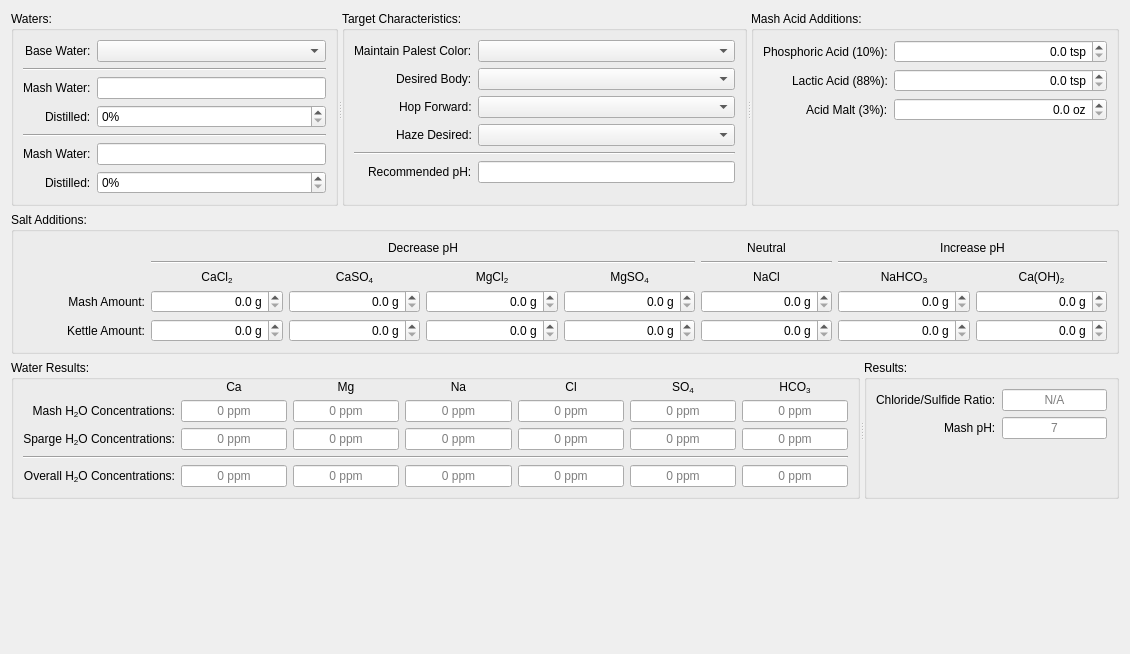
<?xml version="1.0" encoding="UTF-8"?>
<ui version="4.0">
 <class>TabWater</class>
 <widget class="QWidget" name="TabWater">
  <property name="geometry">
   <rect>
    <x>0</x>
    <y>0</y>
    <width>1130</width>
    <height>654</height>
   </rect>
  </property>
  <property name="windowTitle">
   <string>Form</string>
  </property>
  <layout class="QVBoxLayout" name="verticalLayout">
   <item>
    <widget class="QSplitter" name="splitter">
     <property name="orientation">
      <enum>Qt::Horizontal</enum>
     </property>
     <widget class="QGroupBox" name="group_waters">
      <property name="title">
       <string>Waters:</string>
      </property>
      <layout class="QFormLayout" name="formLayout_3">
       <property name="labelAlignment">
        <set>Qt::AlignRight|Qt::AlignTrailing|Qt::AlignVCenter</set>
       </property>
       <item row="0" column="0">
        <widget class="QLabel" name="lbl_base">
         <property name="text">
          <string>Base Water:</string>
         </property>
        </widget>
       </item>
       <item row="0" column="1">
        <widget class="QComboBox" name="base"/>
       </item>
       <item row="1" column="0" colspan="2">
        <widget class="Line" name="line_3">
         <property name="orientation">
          <enum>Qt::Horizontal</enum>
         </property>
        </widget>
       </item>
       <item row="2" column="0">
        <widget class="QLabel" name="lbl_strikeWater">
         <property name="text">
          <string>Mash Water:</string>
         </property>
        </widget>
       </item>
       <item row="2" column="1">
        <widget class="QLineEdit" name="strikeVolume">
         <property name="readOnly">
          <bool>true</bool>
         </property>
        </widget>
       </item>
       <item row="3" column="0">
        <widget class="QLabel" name="lbl_strikeDistilled">
         <property name="text">
          <string>Distilled:</string>
         </property>
        </widget>
       </item>
       <item row="3" column="1">
        <widget class="QSpinBox" name="strikeDistilled">
         <property name="suffix">
          <string>%</string>
         </property>
         <property name="maximum">
          <number>100</number>
         </property>
        </widget>
       </item>
       <item row="4" column="0" colspan="2">
        <widget class="Line" name="line_4">
         <property name="orientation">
          <enum>Qt::Horizontal</enum>
         </property>
        </widget>
       </item>
       <item row="5" column="1">
        <widget class="QLineEdit" name="spargeVolume">
         <property name="readOnly">
          <bool>true</bool>
         </property>
        </widget>
       </item>
       <item row="5" column="0">
        <widget class="QLabel" name="lbl_spargeWater">
         <property name="text">
          <string>Mash Water:</string>
         </property>
        </widget>
       </item>
       <item row="6" column="0">
        <widget class="QLabel" name="lbl_spargeDistilled">
         <property name="text">
          <string>Distilled:</string>
         </property>
        </widget>
       </item>
       <item row="6" column="1">
        <widget class="QSpinBox" name="spargeDistilled">
         <property name="suffix">
          <string>%</string>
         </property>
         <property name="maximum">
          <number>100</number>
         </property>
        </widget>
       </item>
      </layout>
     </widget>
     <widget class="QGroupBox" name="group_targets">
      <property name="title">
       <string>Target Characteristics:</string>
      </property>
      <layout class="QFormLayout" name="formLayout">
       <property name="labelAlignment">
        <set>Qt::AlignRight|Qt::AlignTrailing|Qt::AlignVCenter</set>
       </property>
       <item row="0" column="0">
        <widget class="QLabel" name="lbl_pale">
         <property name="text">
          <string>Maintain Palest Color:</string>
         </property>
        </widget>
       </item>
       <item row="0" column="1">
        <widget class="QComboBox" name="pale"/>
       </item>
       <item row="1" column="0">
        <widget class="QLabel" name="lbl_body">
         <property name="text">
          <string>Desired Body:</string>
         </property>
        </widget>
       </item>
       <item row="1" column="1">
        <widget class="QComboBox" name="body">
         <property name="currentText">
          <string/>
         </property>
        </widget>
       </item>
       <item row="2" column="0">
        <widget class="QLabel" name="lbl_hopForward">
         <property name="text">
          <string>Hop Forward:</string>
         </property>
        </widget>
       </item>
       <item row="2" column="1">
        <widget class="QComboBox" name="hopForward"/>
       </item>
       <item row="3" column="0">
        <widget class="QLabel" name="lbl_hazeDesired">
         <property name="text">
          <string>Haze Desired:</string>
         </property>
        </widget>
       </item>
       <item row="3" column="1">
        <widget class="QComboBox" name="hazeDesired"/>
       </item>
       <item row="4" column="0" colspan="2">
        <widget class="Line" name="line">
         <property name="orientation">
          <enum>Qt::Horizontal</enum>
         </property>
        </widget>
       </item>
       <item row="5" column="0">
        <widget class="QLabel" name="lbl_recommended">
         <property name="text">
          <string>Recommended pH:</string>
         </property>
        </widget>
       </item>
       <item row="5" column="1">
        <widget class="QLineEdit" name="recommended">
         <property name="toolTip">
          <string>Credit for this goes to VikeMan's BrewCipher.</string>
         </property>
         <property name="readOnly">
          <bool>true</bool>
         </property>
        </widget>
       </item>
      </layout>
     </widget>
     <widget class="QGroupBox" name="group_acids">
      <property name="title">
       <string>Mash Acid Additions:</string>
      </property>
      <layout class="QFormLayout" name="formLayout_2">
       <property name="labelAlignment">
        <set>Qt::AlignRight|Qt::AlignTrailing|Qt::AlignVCenter</set>
       </property>
       <item row="0" column="0">
        <widget class="QLabel" name="lbl_phosphoric">
         <property name="text">
          <string>Phosphoric Acid (10%):</string>
         </property>
        </widget>
       </item>
       <item row="0" column="1">
        <widget class="QDoubleSpinBox" name="phosphoric">
         <property name="alignment">
          <set>Qt::AlignRight|Qt::AlignTrailing|Qt::AlignVCenter</set>
         </property>
         <property name="suffix">
          <string> tsp</string>
         </property>
         <property name="decimals">
          <number>1</number>
         </property>
        </widget>
       </item>
       <item row="1" column="0">
        <widget class="QLabel" name="lbl_lactic">
         <property name="text">
          <string>Lactic Acid (88%):</string>
         </property>
        </widget>
       </item>
       <item row="1" column="1">
        <widget class="QDoubleSpinBox" name="lactic">
         <property name="alignment">
          <set>Qt::AlignRight|Qt::AlignTrailing|Qt::AlignVCenter</set>
         </property>
         <property name="suffix">
          <string> tsp</string>
         </property>
         <property name="decimals">
          <number>1</number>
         </property>
        </widget>
       </item>
       <item row="2" column="0">
        <widget class="QLabel" name="lbl_acidMalt">
         <property name="text">
          <string>Acid Malt (3%):</string>
         </property>
        </widget>
       </item>
       <item row="2" column="1">
        <widget class="QDoubleSpinBox" name="acidMalt">
         <property name="alignment">
          <set>Qt::AlignRight|Qt::AlignTrailing|Qt::AlignVCenter</set>
         </property>
         <property name="suffix">
          <string> oz</string>
         </property>
         <property name="decimals">
          <number>1</number>
         </property>
        </widget>
       </item>
      </layout>
     </widget>
    </widget>
   </item>
   <item>
    <widget class="QGroupBox" name="group_salts">
     <property name="toolTip">
      <string>Enter amounts of salts (in grams) that you'll add to the Mash and to the Kettle.  There is no reason that they need to be the same or proportional.

Salts added to the mash will affect both pH and flavor (except NaCl, which only affects flavor).

Salts added to the kettle will affect flavor. </string>
     </property>
     <property name="title">
      <string>Salt Additions:</string>
     </property>
     <layout class="QGridLayout" name="gridLayout">
      <property name="leftMargin">
       <number>0</number>
      </property>
      <item row="0" column="5">
       <widget class="QLabel" name="lbl_neutral">
        <property name="text">
         <string>Neutral</string>
        </property>
        <property name="alignment">
         <set>Qt::AlignCenter</set>
        </property>
       </widget>
      </item>
      <item row="1" column="1" colspan="4">
       <widget class="Line" name="line_2">
        <property name="orientation">
         <enum>Qt::Horizontal</enum>
        </property>
       </widget>
      </item>
      <item row="1" column="5">
       <widget class="Line" name="line_7">
        <property name="orientation">
         <enum>Qt::Horizontal</enum>
        </property>
       </widget>
      </item>
      <item row="1" column="6" colspan="2">
       <widget class="Line" name="line_8">
        <property name="orientation">
         <enum>Qt::Horizontal</enum>
        </property>
       </widget>
      </item>
      <item row="2" column="1">
       <widget class="QLabel" name="lbl_cacl2">
        <property name="toolTip">
         <string>Calcium chloride</string>
        </property>
        <property name="text">
         <string>&lt;html&gt;&lt;head/&gt;&lt;body&gt;&lt;p&gt;CaCl&lt;span style=&quot; vertical-align:sub;&quot;&gt;2&lt;/span&gt;&lt;/p&gt;&lt;/body&gt;&lt;/html&gt;</string>
        </property>
        <property name="alignment">
         <set>Qt::AlignCenter</set>
        </property>
       </widget>
      </item>
      <item row="2" column="2">
       <widget class="QLabel" name="lbl_caso4">
        <property name="toolTip">
         <string>Calcium sulfate (Gypsum)</string>
        </property>
        <property name="text">
         <string>&lt;html&gt;&lt;head/&gt;&lt;body&gt;&lt;p&gt;CaSO&lt;span style=&quot; vertical-align:sub;&quot;&gt;4&lt;/span&gt;&lt;/p&gt;&lt;/body&gt;&lt;/html&gt;</string>
        </property>
        <property name="alignment">
         <set>Qt::AlignCenter</set>
        </property>
       </widget>
      </item>
      <item row="2" column="3">
       <widget class="QLabel" name="lbl_mgcl2">
        <property name="toolTip">
         <string>Magnesium chloride</string>
        </property>
        <property name="text">
         <string>&lt;html&gt;&lt;head/&gt;&lt;body&gt;&lt;p&gt;MgCl&lt;span style=&quot; vertical-align:sub;&quot;&gt;2&lt;/span&gt;&lt;/p&gt;&lt;/body&gt;&lt;/html&gt;</string>
        </property>
        <property name="alignment">
         <set>Qt::AlignCenter</set>
        </property>
       </widget>
      </item>
      <item row="2" column="4">
       <widget class="QLabel" name="lbl_mgso4">
        <property name="toolTip">
         <string>Magnesium sulfate (Epsom Salts)</string>
        </property>
        <property name="text">
         <string>&lt;html&gt;&lt;head/&gt;&lt;body&gt;&lt;p&gt;MgSO&lt;span style=&quot; vertical-align:sub;&quot;&gt;4&lt;/span&gt;&lt;/p&gt;&lt;/body&gt;&lt;/html&gt;</string>
        </property>
        <property name="alignment">
         <set>Qt::AlignCenter</set>
        </property>
       </widget>
      </item>
      <item row="2" column="5">
       <widget class="QLabel" name="lbl_nacl">
        <property name="toolTip">
         <string>Sodium chloride (Table Salt)</string>
        </property>
        <property name="text">
         <string>NaCl</string>
        </property>
        <property name="alignment">
         <set>Qt::AlignCenter</set>
        </property>
       </widget>
      </item>
      <item row="2" column="6">
       <widget class="QLabel" name="lbl_nahco3">
        <property name="toolTip">
         <string>Sodum Bicarbonate (Baking Soda)</string>
        </property>
        <property name="text">
         <string>&lt;html&gt;&lt;head/&gt;&lt;body&gt;&lt;p&gt;NaHCO&lt;span style=&quot; vertical-align:sub;&quot;&gt;3&lt;/span&gt;&lt;/p&gt;&lt;/body&gt;&lt;/html&gt;</string>
        </property>
        <property name="alignment">
         <set>Qt::AlignCenter</set>
        </property>
       </widget>
      </item>
      <item row="2" column="7">
       <widget class="QLabel" name="lbl_caoh2">
        <property name="toolTip">
         <string>Calcium hydroxide (Slaked Lime)</string>
        </property>
        <property name="text">
         <string>&lt;html&gt;&lt;head/&gt;&lt;body&gt;&lt;p&gt;Ca(OH)&lt;span style=&quot; vertical-align:sub;&quot;&gt;2&lt;/span&gt;&lt;/p&gt;&lt;/body&gt;&lt;/html&gt;</string>
        </property>
        <property name="alignment">
         <set>Qt::AlignCenter</set>
        </property>
       </widget>
      </item>
      <item row="3" column="0">
       <widget class="QLabel" name="lbl_mashSalts">
        <property name="text">
         <string>Mash Amount:</string>
        </property>
        <property name="alignment">
         <set>Qt::AlignRight|Qt::AlignTrailing|Qt::AlignVCenter</set>
        </property>
       </widget>
      </item>
      <item row="3" column="1">
       <widget class="QDoubleSpinBox" name="cacl2_mash">
        <property name="toolTip">
         <string>When adding to the mash to lower pH, consider the Chloride to Sulfate Ratio and its impact on flavor.  pH can also be lowered with CaSO4 (Gypsum), with a different flavor result, or with Acid additions, with little flavor impact.</string>
        </property>
        <property name="alignment">
         <set>Qt::AlignRight|Qt::AlignTrailing|Qt::AlignVCenter</set>
        </property>
        <property name="suffix">
         <string> g</string>
        </property>
        <property name="decimals">
         <number>1</number>
        </property>
       </widget>
      </item>
      <item row="3" column="2">
       <widget class="QDoubleSpinBox" name="caso4_mash">
        <property name="toolTip">
         <string>When adding to the mash to lower pH, consider the Chloride to Sulfate Ratio and its impact on flavor.  pH can also be lowered with CaCl2, with a different flavor result, or with Acid additions, with little flavor impact.</string>
        </property>
        <property name="alignment">
         <set>Qt::AlignRight|Qt::AlignTrailing|Qt::AlignVCenter</set>
        </property>
        <property name="suffix">
         <string> g</string>
        </property>
        <property name="decimals">
         <number>1</number>
        </property>
       </widget>
      </item>
      <item row="3" column="3">
       <widget class="QDoubleSpinBox" name="mgcl2_mash">
        <property name="toolTip">
         <string>Beer wort naturally contains more Magnesium than the yeast need. Consider using CaCl2, CaSO4, or Acids to lower mash pH instead.</string>
        </property>
        <property name="alignment">
         <set>Qt::AlignRight|Qt::AlignTrailing|Qt::AlignVCenter</set>
        </property>
        <property name="suffix">
         <string> g</string>
        </property>
        <property name="decimals">
         <number>1</number>
        </property>
       </widget>
      </item>
      <item row="3" column="4">
       <widget class="QDoubleSpinBox" name="mgso4_mash">
        <property name="toolTip">
         <string>Beer wort naturally contains more Magnesium than the yeast need. Consider using CaCl2, CaSO4, or Acids to lower mash pH instead.</string>
        </property>
        <property name="alignment">
         <set>Qt::AlignRight|Qt::AlignTrailing|Qt::AlignVCenter</set>
        </property>
        <property name="suffix">
         <string> g</string>
        </property>
        <property name="decimals">
         <number>1</number>
        </property>
       </widget>
      </item>
      <item row="3" column="5">
       <widget class="QDoubleSpinBox" name="nacl_mash">
        <property name="alignment">
         <set>Qt::AlignRight|Qt::AlignTrailing|Qt::AlignVCenter</set>
        </property>
        <property name="suffix">
         <string> g</string>
        </property>
        <property name="decimals">
         <number>1</number>
        </property>
       </widget>
      </item>
      <item row="3" column="6">
       <widget class="QDoubleSpinBox" name="nahco3_mash">
        <property name="alignment">
         <set>Qt::AlignRight|Qt::AlignTrailing|Qt::AlignVCenter</set>
        </property>
        <property name="suffix">
         <string> g</string>
        </property>
        <property name="decimals">
         <number>1</number>
        </property>
       </widget>
      </item>
      <item row="3" column="7">
       <widget class="QDoubleSpinBox" name="caoh2_mash">
        <property name="alignment">
         <set>Qt::AlignRight|Qt::AlignTrailing|Qt::AlignVCenter</set>
        </property>
        <property name="suffix">
         <string> g</string>
        </property>
        <property name="decimals">
         <number>1</number>
        </property>
       </widget>
      </item>
      <item row="4" column="0">
       <widget class="QLabel" name="lbl_kettleSalts">
        <property name="toolTip">
         <string>The words 'Sparge' and 'Kettle' are used interchangeably.  Sparge/Kettle salts should normally be added to the Kettle rather than to the sparge/mashout water.</string>
        </property>
        <property name="text">
         <string>Kettle Amount:</string>
        </property>
        <property name="alignment">
         <set>Qt::AlignRight|Qt::AlignTrailing|Qt::AlignVCenter</set>
        </property>
       </widget>
      </item>
      <item row="4" column="1">
       <widget class="QDoubleSpinBox" name="cacl2_kettle">
        <property name="alignment">
         <set>Qt::AlignRight|Qt::AlignTrailing|Qt::AlignVCenter</set>
        </property>
        <property name="suffix">
         <string> g</string>
        </property>
        <property name="decimals">
         <number>1</number>
        </property>
       </widget>
      </item>
      <item row="4" column="2">
       <widget class="QDoubleSpinBox" name="caso4_kettle">
        <property name="alignment">
         <set>Qt::AlignRight|Qt::AlignTrailing|Qt::AlignVCenter</set>
        </property>
        <property name="suffix">
         <string> g</string>
        </property>
        <property name="decimals">
         <number>1</number>
        </property>
       </widget>
      </item>
      <item row="4" column="3">
       <widget class="QDoubleSpinBox" name="mgcl2_kettle">
        <property name="alignment">
         <set>Qt::AlignRight|Qt::AlignTrailing|Qt::AlignVCenter</set>
        </property>
        <property name="suffix">
         <string> g</string>
        </property>
        <property name="decimals">
         <number>1</number>
        </property>
       </widget>
      </item>
      <item row="4" column="4">
       <widget class="QDoubleSpinBox" name="mgso4_kettle">
        <property name="alignment">
         <set>Qt::AlignRight|Qt::AlignTrailing|Qt::AlignVCenter</set>
        </property>
        <property name="suffix">
         <string> g</string>
        </property>
        <property name="decimals">
         <number>1</number>
        </property>
       </widget>
      </item>
      <item row="4" column="5">
       <widget class="QDoubleSpinBox" name="nacl_kettle">
        <property name="alignment">
         <set>Qt::AlignRight|Qt::AlignTrailing|Qt::AlignVCenter</set>
        </property>
        <property name="suffix">
         <string> g</string>
        </property>
        <property name="decimals">
         <number>1</number>
        </property>
       </widget>
      </item>
      <item row="4" column="6">
       <widget class="QDoubleSpinBox" name="nahco3_kettle">
        <property name="alignment">
         <set>Qt::AlignRight|Qt::AlignTrailing|Qt::AlignVCenter</set>
        </property>
        <property name="suffix">
         <string> g</string>
        </property>
        <property name="decimals">
         <number>1</number>
        </property>
       </widget>
      </item>
      <item row="4" column="7">
       <widget class="QDoubleSpinBox" name="caoh2_kettle">
        <property name="alignment">
         <set>Qt::AlignRight|Qt::AlignTrailing|Qt::AlignVCenter</set>
        </property>
        <property name="suffix">
         <string> g</string>
        </property>
        <property name="decimals">
         <number>1</number>
        </property>
       </widget>
      </item>
      <item row="0" column="1" colspan="4">
       <widget class="QLabel" name="lbl_decrease">
        <property name="text">
         <string>Decrease pH</string>
        </property>
        <property name="alignment">
         <set>Qt::AlignCenter</set>
        </property>
       </widget>
      </item>
      <item row="0" column="6" colspan="2">
       <widget class="QLabel" name="lbl_increase">
        <property name="text">
         <string>Increase pH</string>
        </property>
        <property name="alignment">
         <set>Qt::AlignCenter</set>
        </property>
       </widget>
      </item>
     </layout>
    </widget>
   </item>
   <item>
    <widget class="QSplitter" name="splitter_2">
     <property name="orientation">
      <enum>Qt::Horizontal</enum>
     </property>
     <widget class="QGroupBox" name="group_results">
      <property name="title">
       <string>Water Results:</string>
      </property>
      <layout class="QGridLayout" name="gridLayout_2">
       <property name="topMargin">
        <number>0</number>
       </property>
       <item row="2" column="2">
        <widget class="QLineEdit" name="mgSparge">
         <property name="toolTip">
          <string>Beer wort naturally contains more Magnesium than the yeast need. </string>
         </property>
         <property name="alignment">
          <set>Qt::AlignCenter</set>
         </property>
         <property name="readOnly">
          <bool>true</bool>
         </property>
         <property name="placeholderText">
          <string>0 ppm</string>
         </property>
        </widget>
       </item>
       <item row="1" column="2">
        <widget class="QLineEdit" name="mgMash">
         <property name="toolTip">
          <string>Beer wort naturally contains more Magnesium than the yeast need. </string>
         </property>
         <property name="alignment">
          <set>Qt::AlignCenter</set>
         </property>
         <property name="readOnly">
          <bool>true</bool>
         </property>
         <property name="placeholderText">
          <string>0 ppm</string>
         </property>
        </widget>
       </item>
       <item row="4" column="2">
        <widget class="QLineEdit" name="mg">
         <property name="toolTip">
          <string>Beer wort naturally contains more Magnesium than the yeast need. </string>
         </property>
         <property name="alignment">
          <set>Qt::AlignCenter</set>
         </property>
         <property name="readOnly">
          <bool>true</bool>
         </property>
         <property name="placeholderText">
          <string>0 ppm</string>
         </property>
        </widget>
       </item>
       <item row="2" column="5">
        <widget class="QLineEdit" name="so4Sparge">
         <property name="toolTip">
          <string>Sulfate enhances the perception of crisp bitterness.</string>
         </property>
         <property name="alignment">
          <set>Qt::AlignCenter</set>
         </property>
         <property name="readOnly">
          <bool>true</bool>
         </property>
         <property name="placeholderText">
          <string>0 ppm</string>
         </property>
        </widget>
       </item>
       <item row="2" column="4">
        <widget class="QLineEdit" name="clSparge">
         <property name="toolTip">
          <string>Chloride enhances malty flavors.</string>
         </property>
         <property name="alignment">
          <set>Qt::AlignCenter</set>
         </property>
         <property name="readOnly">
          <bool>true</bool>
         </property>
         <property name="placeholderText">
          <string>0 ppm</string>
         </property>
        </widget>
       </item>
       <item row="1" column="4">
        <widget class="QLineEdit" name="clMash">
         <property name="toolTip">
          <string>Chloride enhances malty flavors.</string>
         </property>
         <property name="alignment">
          <set>Qt::AlignCenter</set>
         </property>
         <property name="readOnly">
          <bool>true</bool>
         </property>
         <property name="placeholderText">
          <string>0 ppm</string>
         </property>
        </widget>
       </item>
       <item row="1" column="6">
        <widget class="QLineEdit" name="hco3Mash">
         <property name="toolTip">
          <string>Equivalent bicarbonate concentration.</string>
         </property>
         <property name="alignment">
          <set>Qt::AlignCenter</set>
         </property>
         <property name="readOnly">
          <bool>true</bool>
         </property>
         <property name="placeholderText">
          <string>0 ppm</string>
         </property>
        </widget>
       </item>
       <item row="4" column="1">
        <widget class="QLineEdit" name="ca">
         <property name="toolTip">
          <string>In general, at least 50 ppm of Calcium in the fermenter is recommended for yeast flocculation.</string>
         </property>
         <property name="alignment">
          <set>Qt::AlignCenter</set>
         </property>
         <property name="readOnly">
          <bool>true</bool>
         </property>
         <property name="placeholderText">
          <string>0 ppm</string>
         </property>
        </widget>
       </item>
       <item row="1" column="1">
        <widget class="QLineEdit" name="caMash">
         <property name="toolTip">
          <string>In general, at least 50 ppm of Calcium in the fermenter is recommended for yeast flocculation.</string>
         </property>
         <property name="alignment">
          <set>Qt::AlignCenter</set>
         </property>
         <property name="readOnly">
          <bool>true</bool>
         </property>
         <property name="placeholderText">
          <string>0 ppm</string>
         </property>
        </widget>
       </item>
       <item row="0" column="5">
        <widget class="QLabel" name="lbl_so4">
         <property name="toolTip">
          <string>Sulfate enhances the perception of crisp bitterness.</string>
         </property>
         <property name="text">
          <string>&lt;html&gt;&lt;head/&gt;&lt;body&gt;&lt;p&gt;SO&lt;span style=&quot; vertical-align:sub;&quot;&gt;4&lt;/span&gt;&lt;/p&gt;&lt;/body&gt;&lt;/html&gt;</string>
         </property>
         <property name="alignment">
          <set>Qt::AlignCenter</set>
         </property>
        </widget>
       </item>
       <item row="0" column="1">
        <widget class="QLabel" name="lbl_ca">
         <property name="toolTip">
          <string>In general, at least 50 ppm of Calcium in the fermenter is recommended for yeast flocculation.</string>
         </property>
         <property name="text">
          <string>Ca</string>
         </property>
         <property name="alignment">
          <set>Qt::AlignCenter</set>
         </property>
        </widget>
       </item>
       <item row="2" column="3">
        <widget class="QLineEdit" name="naSparge">
         <property name="toolTip">
          <string>Sodium enhances flavors, but too much can cause a salty taste.</string>
         </property>
         <property name="alignment">
          <set>Qt::AlignCenter</set>
         </property>
         <property name="readOnly">
          <bool>true</bool>
         </property>
         <property name="placeholderText">
          <string>0 ppm</string>
         </property>
        </widget>
       </item>
       <item row="0" column="2">
        <widget class="QLabel" name="lbl_mg">
         <property name="toolTip">
          <string>Beer wort naturally contains more Magnesium than the yeast need. </string>
         </property>
         <property name="text">
          <string>Mg</string>
         </property>
         <property name="alignment">
          <set>Qt::AlignCenter</set>
         </property>
        </widget>
       </item>
       <item row="1" column="3">
        <widget class="QLineEdit" name="naMash">
         <property name="toolTip">
          <string>Sodium enhances flavors, but too much can cause a salty taste.</string>
         </property>
         <property name="alignment">
          <set>Qt::AlignCenter</set>
         </property>
         <property name="readOnly">
          <bool>true</bool>
         </property>
         <property name="placeholderText">
          <string>0 ppm</string>
         </property>
        </widget>
       </item>
       <item row="0" column="3">
        <widget class="QLabel" name="lbl_na">
         <property name="toolTip">
          <string>Sodium enhances flavors, but too much can cause a salty taste.</string>
         </property>
         <property name="text">
          <string>Na</string>
         </property>
         <property name="alignment">
          <set>Qt::AlignCenter</set>
         </property>
        </widget>
       </item>
       <item row="4" column="4">
        <widget class="QLineEdit" name="cl">
         <property name="toolTip">
          <string>Chloride enhances malty flavors.</string>
         </property>
         <property name="alignment">
          <set>Qt::AlignCenter</set>
         </property>
         <property name="readOnly">
          <bool>true</bool>
         </property>
         <property name="placeholderText">
          <string>0 ppm</string>
         </property>
        </widget>
       </item>
       <item row="4" column="3">
        <widget class="QLineEdit" name="na">
         <property name="toolTip">
          <string>Sodium enhances flavors, but too much can cause a salty taste.</string>
         </property>
         <property name="alignment">
          <set>Qt::AlignCenter</set>
         </property>
         <property name="readOnly">
          <bool>true</bool>
         </property>
         <property name="placeholderText">
          <string>0 ppm</string>
         </property>
        </widget>
       </item>
       <item row="1" column="5">
        <widget class="QLineEdit" name="so4Mash">
         <property name="toolTip">
          <string>Sulfate enhances the perception of crisp bitterness.</string>
         </property>
         <property name="alignment">
          <set>Qt::AlignCenter</set>
         </property>
         <property name="readOnly">
          <bool>true</bool>
         </property>
         <property name="placeholderText">
          <string>0 ppm</string>
         </property>
        </widget>
       </item>
       <item row="2" column="6">
        <widget class="QLineEdit" name="hco3Sparge">
         <property name="toolTip">
          <string>Equivalent bicarbonate concentration.</string>
         </property>
         <property name="alignment">
          <set>Qt::AlignCenter</set>
         </property>
         <property name="readOnly">
          <bool>true</bool>
         </property>
         <property name="placeholderText">
          <string>0 ppm</string>
         </property>
        </widget>
       </item>
       <item row="2" column="1">
        <widget class="QLineEdit" name="caSparge">
         <property name="toolTip">
          <string>In general, at least 50 ppm of Calcium in the fermenter is recommended for yeast flocculation.</string>
         </property>
         <property name="alignment">
          <set>Qt::AlignCenter</set>
         </property>
         <property name="readOnly">
          <bool>true</bool>
         </property>
         <property name="placeholderText">
          <string>0 ppm</string>
         </property>
        </widget>
       </item>
       <item row="0" column="4">
        <widget class="QLabel" name="lbl_cl">
         <property name="toolTip">
          <string>Chloride enhances malty flavors.</string>
         </property>
         <property name="text">
          <string>Cl</string>
         </property>
         <property name="alignment">
          <set>Qt::AlignCenter</set>
         </property>
        </widget>
       </item>
       <item row="0" column="6">
        <widget class="QLabel" name="lbl_hco3">
         <property name="toolTip">
          <string>Equivalent bicarbonate concentration.</string>
         </property>
         <property name="text">
          <string>&lt;html&gt;&lt;head/&gt;&lt;body&gt;&lt;p&gt;HCO&lt;span style=&quot; vertical-align:sub;&quot;&gt;3&lt;/span&gt;&lt;/p&gt;&lt;/body&gt;&lt;/html&gt;</string>
         </property>
         <property name="alignment">
          <set>Qt::AlignCenter</set>
         </property>
        </widget>
       </item>
       <item row="1" column="0">
        <widget class="QLabel" name="lbl_mashResults">
         <property name="text">
          <string>&lt;html&gt;&lt;head/&gt;&lt;body&gt;&lt;p&gt;Mash H&lt;span style=&quot; vertical-align:sub;&quot;&gt;2&lt;/span&gt;O Concentrations:&lt;/p&gt;&lt;/body&gt;&lt;/html&gt;</string>
         </property>
         <property name="alignment">
          <set>Qt::AlignRight|Qt::AlignTrailing|Qt::AlignVCenter</set>
         </property>
        </widget>
       </item>
       <item row="4" column="5">
        <widget class="QLineEdit" name="so4">
         <property name="toolTip">
          <string>Sulfate enhances the perception of crisp bitterness.</string>
         </property>
         <property name="alignment">
          <set>Qt::AlignCenter</set>
         </property>
         <property name="readOnly">
          <bool>true</bool>
         </property>
         <property name="placeholderText">
          <string>0 ppm</string>
         </property>
        </widget>
       </item>
       <item row="2" column="0">
        <widget class="QLabel" name="lbl_spargeResults">
         <property name="toolTip">
          <string>The words 'Sparge' and 'Kettle' are used somewhat interchangeably.  Sparge/Kettle salts should normally be added to the Kettle rather than to the sparge/mashout water.  The separate Sparge Water acidification calculation assumes these salts are added to the kettle (and so do not affect the sparge water acidification calculation).</string>
         </property>
         <property name="text">
          <string>&lt;html&gt;&lt;head/&gt;&lt;body&gt;&lt;p&gt;Sparge H&lt;span style=&quot; vertical-align:sub;&quot;&gt;2&lt;/span&gt;O Concentrations:&lt;/p&gt;&lt;/body&gt;&lt;/html&gt;</string>
         </property>
         <property name="alignment">
          <set>Qt::AlignRight|Qt::AlignTrailing|Qt::AlignVCenter</set>
         </property>
        </widget>
       </item>
       <item row="4" column="0">
        <widget class="QLabel" name="lbl_overallResults">
         <property name="text">
          <string>&lt;html&gt;&lt;head/&gt;&lt;body&gt;&lt;p&gt;Overall H&lt;span style=&quot; vertical-align:sub;&quot;&gt;2&lt;/span&gt;O Concentrations:&lt;/p&gt;&lt;/body&gt;&lt;/html&gt;</string>
         </property>
         <property name="alignment">
          <set>Qt::AlignRight|Qt::AlignTrailing|Qt::AlignVCenter</set>
         </property>
        </widget>
       </item>
       <item row="4" column="6">
        <widget class="QLineEdit" name="hco3">
         <property name="toolTip">
          <string>Equivalent bicarbonate concentration.</string>
         </property>
         <property name="alignment">
          <set>Qt::AlignCenter</set>
         </property>
         <property name="readOnly">
          <bool>true</bool>
         </property>
         <property name="placeholderText">
          <string>0 ppm</string>
         </property>
        </widget>
       </item>
       <item row="3" column="0" colspan="7">
        <widget class="Line" name="line_5">
         <property name="orientation">
          <enum>Qt::Horizontal</enum>
         </property>
        </widget>
       </item>
      </layout>
     </widget>
     <widget class="QGroupBox" name="groupBox">
      <property name="title">
       <string>Results:</string>
      </property>
      <layout class="QFormLayout" name="formLayout_4">
       <property name="labelAlignment">
        <set>Qt::AlignRight|Qt::AlignTrailing|Qt::AlignVCenter</set>
       </property>
       <item row="0" column="0">
        <widget class="QLabel" name="lbl_chlorideSulfideRatio">
         <property name="text">
          <string>Chloride/Sulfide Ratio:</string>
         </property>
        </widget>
       </item>
       <item row="0" column="1">
        <widget class="QLineEdit" name="ratio">
         <property name="toolTip">
          <string>Chloride/Sulfate ratios greater than 1.0 tend to accentuate malt flavors.  Chloride/Sulfate ratios less than 1.0 tend to accentuate crisp bitterness. </string>
         </property>
         <property name="alignment">
          <set>Qt::AlignCenter</set>
         </property>
         <property name="readOnly">
          <bool>true</bool>
         </property>
         <property name="placeholderText">
          <string>N/A</string>
         </property>
        </widget>
       </item>
       <item row="1" column="0">
        <widget class="QLabel" name="lbl_mashPh">
         <property name="text">
          <string>Mash pH:</string>
         </property>
        </widget>
       </item>
       <item row="1" column="1">
        <widget class="QLineEdit" name="ph">
         <property name="toolTip">
          <string>Ideally, mash pH should be in the range of 5.2 to 5.6, measured at room temperature.

Note: For Step Mashes, this pH will not necessarily be accurate for any given step. It represents the pH that would be achieved in a single infusion with all of the recipe water.</string>
         </property>
         <property name="alignment">
          <set>Qt::AlignCenter</set>
         </property>
         <property name="readOnly">
          <bool>true</bool>
         </property>
         <property name="placeholderText">
          <string>7</string>
         </property>
        </widget>
       </item>
      </layout>
     </widget>
    </widget>
   </item>
   <item>
    <spacer name="verticalSpacer">
     <property name="orientation">
      <enum>Qt::Vertical</enum>
     </property>
     <property name="sizeHint" stdset="0">
      <size>
       <width>20</width>
       <height>40</height>
      </size>
     </property>
    </spacer>
   </item>
  </layout>
 </widget>
 <resources/>
 <connections/>
</ui>
